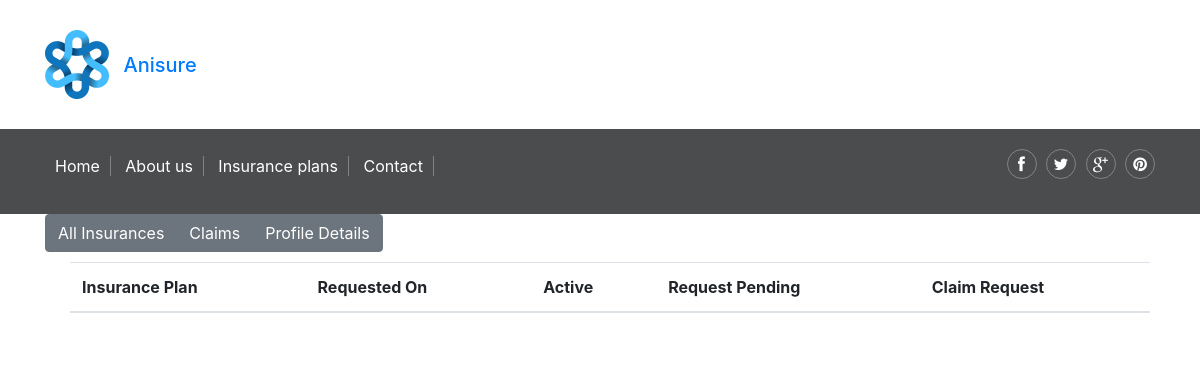
The app's page /profile/admin (signed in), older data.
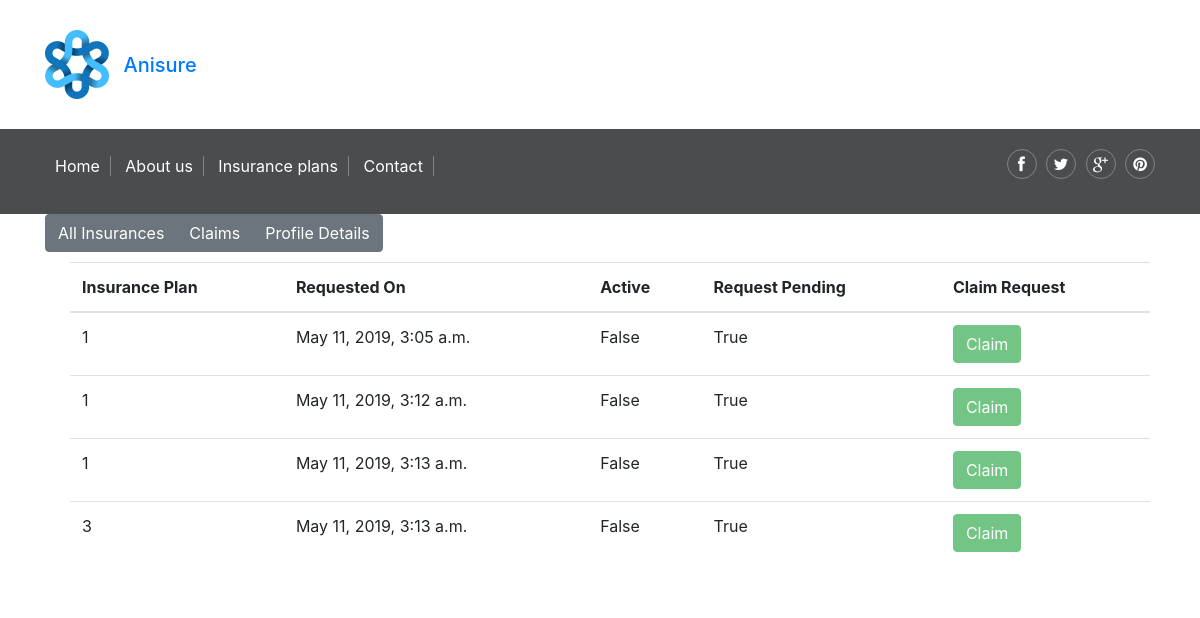
The same page, newer data.
### main/models.py (models this page shows)
class Insurance(models.Model):
    user = models.ForeignKey(User, on_delete=models.CASCADE)
    Animal = models.CharField(max_length=200, default="None")
    Request = models.BooleanField(default=True)
    Active = models.BooleanField(default=False)
    Plan = models.IntegerField()
    StartDate = models.DateTimeField(default=datetime.datetime.now())
    EndDate = models.DateTimeField(default=datetime.datetime.now())
    Claimed = models.BooleanField(default=False)

### main/views.py (the view)
# urls.py: path('profile/<username>', views.profile,  name="profile"),
def profile(request, username):
    allInsurance = models.Insurance.objects.filter(user = request.user)
    allClaims = []
    for insurance in allInsurance:
        claim = models.Claims.objects.filter(Insurance_claimed = insurance)
        if len(claim) != 0:
            allClaims.append(claim[0])
    userInfo = models.UserInfo.objects.get(user=request.user)
    return render(request, "profile.html", {"username": username,
                                            "allInsurance": allInsurance,
                                            "allClaims": allClaims,
                                            "userInfo": userInfo,
                                            "user": user})

### main/Templates/profile.html (shortened to what this page needs)
{% extends 'base.html' %}
{% load static %}
{% block body %}
<div class="container">
    <div class="btn-group" role="group" aria-label="Basic example">
        <button type="button" onclick="showContent(1,0,0)" class="btn btn-secondary">All Insurances</button>
        <button type="button" onclick="showContent(0,1,0)" class="btn btn-secondary">Claims</button>
        <button type="button" onclick="showContent(0,0,1)" class="btn btn-secondary">Profile Details</button>
    </div>
    <div class="container" id="allInsurance" style="margin:10px">
        <table class="table">
            <thead>
            <tr>
                <th scope="col">Insurance Plan</th>
                <th scope="col">Requested On</th>
                <th scope="col">Active</th>
                <th scope="col">Request Pending</th>
                <th scope="col">Claim Request</th>
            </tr>
            </thead>
            <tbody>
            {% for insurance in allInsurance %}
            {% if insurance.Active %}
            <tr class="table-success">
                {% else %}
            <tr>
                {% endif %}
                <td>{{insurance.Plan}}</td>
                <td>{{insurance.StartDate}}</td>
                <td>{{insurance.Active}}</td>
                <td>{{insurance.Request}}</td>
                {% if insurance.Active %}
                <td>
                    {% if insurance.Claimed == False %}
                    <form method="post" action="{% url 'claim' %}">
                        {% csrf_token %}
                        <input type="number" value="{{insurance.id}}" name="insuranceId" hidden>
                        <button type="submit" class="btn btn-success">Claim</button>
                    </form>
                    {% else %}
                    <button type="button" class="btn btn-success" disabled>Claimed</button>
                    {% endif %}
                </td>
                {% else %}
                <td>
                    <button type="button" class="btn btn-success" disabled>Claim</button>
                </td>
                {% endif %}
            </tr>
            {% endfor %}
            </tbody>
        </table>
    </div>
</div>
{% endblock %}

### main/Templates/base.html (shortened to what this page needs)
<!DOCTYPE html>
<html lang="en">
<head>
    {% load static %}
    <link href="{% static 'main/fonts/font-awesome.min.css' %}" rel="stylesheet" type="text/css">
    <link href="{% static 'main/fonts/lineo-icon/style.css' %}" rel="stylesheet" type="text/css">
    <link rel="stylesheet" href="{% static 'main/style.css' %}">
    <link rel="stylesheet" href="https://stackpath.bootstrapcdn.com/bootstrap/4.3.1/css/bootstrap.min.css"
>
</head>
<body>
<div id="site-content">
    <header class="site-header">
        <div class="top-header">
            <div class="container">
                <a href="{% url 'home' %}" id="branding">
                    <img src="{% static 'main/images/logo.png' %}" alt="Company Name" class="logo">
                    <div class="logo-text">
                        <h1 class="site-title">Anisure</h1>
                    </div>
                </a>
            </div>
        </div>
        <div class="bottom-header">
            <div class="container">
                <div class="main-navigation">
                    <ul class="menu">
                        <li class="menu-item"><a href="{%url 'home'%}">Home</a></li>
                        <li class="menu-item"><a href="{%url 'about'%}">About us</a></li>
                        <li class="menu-item"><a href="{% url 'insurance' %}">Insurance plans</a></li>
                        <li class="menu-item"><a href="{% url 'contact' %}">Contact</a></li>
                    </ul>
                </div>
                <div class="social-links">
                    <a href="#"><i class="fa fa-facebook"></i></a>
                    <a href="#"><i class="fa fa-twitter"></i></a>
                    <a href="#"><i class="fa fa-google-plus"></i></a>
                    <a href="#"><i class="fa fa-pinterest"></i></a>
                </div>
            </div>
        </div>
    </header>
    {% block body %}
    {% endblock %}
</div>
</body>
</html>

### main/static/main/style.css (style rules this page uses)
article, aside, details, figcaption, figure, footer, header, hgroup, nav, section, summary { display: block; }
html { background: #fff; color: #000; -webkit-text-size-adjust: 100%; -ms-text-size-adjust: 100%; }
html, button, input, select, textarea { font-family: sans-serif; }
body { margin: 0; }
a { background: transparent; }
h1 { font-size: 2em; margin: 0.67em 0; }
img { border: 0; }
button, input, select, textarea { font-family: inherit; font-size: 100%; margin: 0; vertical-align: baseline; }
button, input { line-height: normal; }
button, select { text-transform: none; }
button, html input[type="button"], input[type="reset"], input[type="submit"] { -webkit-appearance: button; cursor: pointer; }
button[disabled], input[disabled] { cursor: default; }
table { border-collapse: collapse; border-spacing: 0; }
*, *:before, *:after { -moz-box-sizing: border-box; box-sizing: border-box; }
body { color: #768089; font-family: "Roboto Condensed", "Open Sans", sans-serif; font-size: 16px; font-weight: 300; line-height: normal; }
h1, h2, h3, h4, h5, h6 { font-weight: 700; margin: 0 0 20px; }
ul, ol { margin: 0; padding-left: 0; }
a { text-decoration: none; color: #0f75bd; }
.container { margin-right: auto; margin-left: auto; padding-left: 15px; padding-right: 15px; *zoom: 1; }
.container:after { content: " "; clear: both; display: block; overflow: hidden; height: 0; }
@media (min-width: 768px) { .container { width: 750px; } }
@media (min-width: 992px) { .container { width: 970px; } }
@media (min-width: 1200px) { .container { width: 1170px; } }
.site-header .top-header { padding: 30px 0; }
.site-header .bottom-header { background-color: #4a4c4e; *zoom: 1; padding: 20px 0; }
.site-header .bottom-header:after { content: " "; clear: both; display: block; overflow: hidden; height: 0; }
#branding { float: left; }
#branding .logo, #branding .logo-text { display: inline-block; vertical-align: middle; }
#branding .logo { margin-right: 10px; }
#branding .site-title { margin-bottom: 0; font-size: 20px; font-size: 1.25em; }
.main-navigation { float: left; }
.main-navigation .menu { list-style: none; display: inline-block; margin-top: 5px; }
@media screen and (min-width: 991px) { .main-navigation .menu { display: block; } }
.main-navigation .menu li { display: inline-block; }
.main-navigation .menu li a { color: white; padding: 0 10px; border-right: 1px solid rgba(255, 255, 255, 0.3); -webkit-transition: .3s ease; transition: .3s ease; }
.social-links { float: right; }
.social-links a { width: 30px; height: 30px; border: 1px solid rgba(255, 255, 255, 0.3); border-radius: 50%; text-align: center; line-height: 1.8; color: white; margin-left: 5px; display: inline-block; -webkit-transition: .3s ease; transition: .3s ease; }
.mobile-navigation .menu { list-style: none; }
.mobile-navigation .menu a { padding: 20px 0; display: block; color: white; }

Row changes from the older to the newer data that the page shows:
added Insurance: Plan "1", StartDate "May 11, 2019, 3:05 a.m.", Active "False", Request "True", shows "Claim"
added Insurance: Plan "1", StartDate "May 11, 2019, 3:12 a.m.", Active "False", Request "True", shows "Claim"
added Insurance: Plan "1", StartDate "May 11, 2019, 3:13 a.m.", Active "False", Request "True", shows "Claim"
added Insurance: Plan "3", StartDate "May 11, 2019, 3:13 a.m.", Active "False", Request "True", shows "Claim"
